Frame 1 (no input): blank canvas, image omitted
Frame 60 (the mouse pressed at the canvas centre just before this capture): blank canvas, image omitted
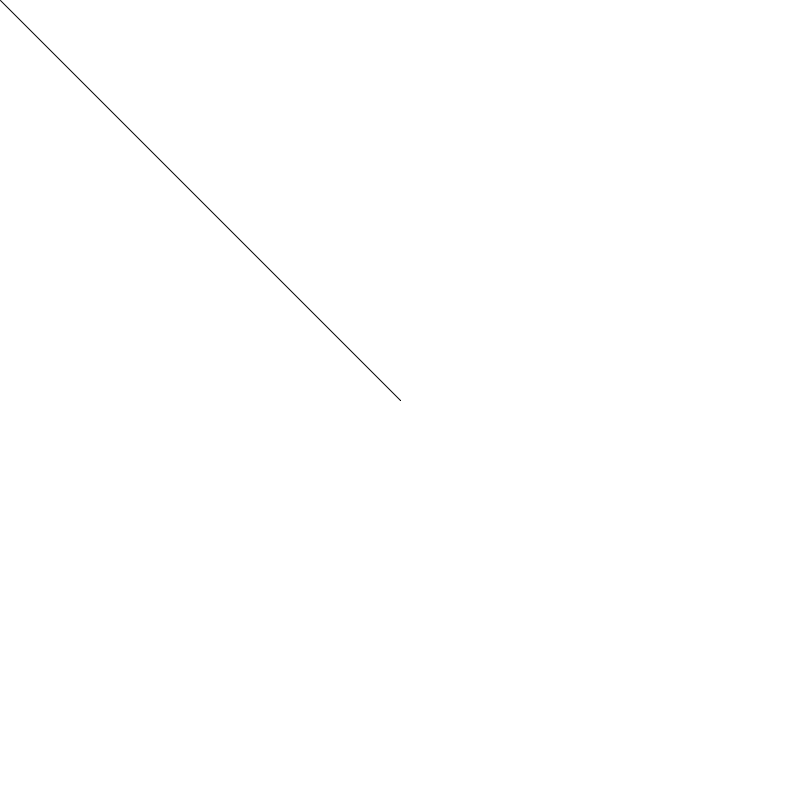
Frame 120 (the mouse held since frame 60 and released just before this capture)

The Processing sketch whose frames 1 and 60 were blank and that drew this single picture after the mouse press (run headless with seeded random() and noise(); from frame 60 on, the mouse is pressed at the canvas centre):

// Processing sketch: project
// ── project.pde
int thick1=1;
int thick2=1;
int r=1;
int g=1;
int b=1;
int eraser=0;

void setup(){
  size(800, 800);
  background(255);
}

void draw(){
  if(mousePressed){
    line(pmouseX, pmouseY, mouseX, mouseY); 
  }
  
  if(keyCode==UP&&thick1<50){ 
    thick1++;
    strokeWeight(thick1);
  }                                          
  if(keyCode==DOWN&&thick1>1){ 
    thick1--;
    strokeWeight(thick1);
  }                                    
  if(keyCode==RIGHT&&thick2<50){ 
    thick2++;
    strokeWeight(thick2);
  }                                          
  if(keyCode==LEFT&&thick2>1){ 
    thick2--;
    strokeWeight(thick2);
  }                                    
  keyCode = 0;                              
                       


  if(key=='1'&&r<255){        
    r++;
  }
  if(key=='2'&&g<255){
    g++;
  }
  if(key=='3'&&b<255){
    b++;
  }                                          
  if(key=='q'&&r>1){
    r--;
  }
  if(key=='w'&&g>1){
    g--;
  }
  if(key=='e'&&b>1){
    b--;
  }                                          
  key=0;                                                          
  if(eraser==1){
    strokeWeight(thick2);
    stroke(255, 255, 255);
  } 
  else{
    strokeWeight(thick1);
    stroke(r,g,b);
  }                                          

  print("thick_line : ");
  print(thick1);
  print(" thick_eraser : ");
  print(thick2);
  print(" R : ");
  print(r);
  print(", G : ");
  print(g);
  print(", B : ");
  print(b);
  print(" eraser : ");
  println(eraser);                           
}

void keyPressed(){
  if(key==' '){
    if(eraser == 0){
      eraser = 1;
    } 
    else{
      eraser = 0;
    }
  }                                          
}
